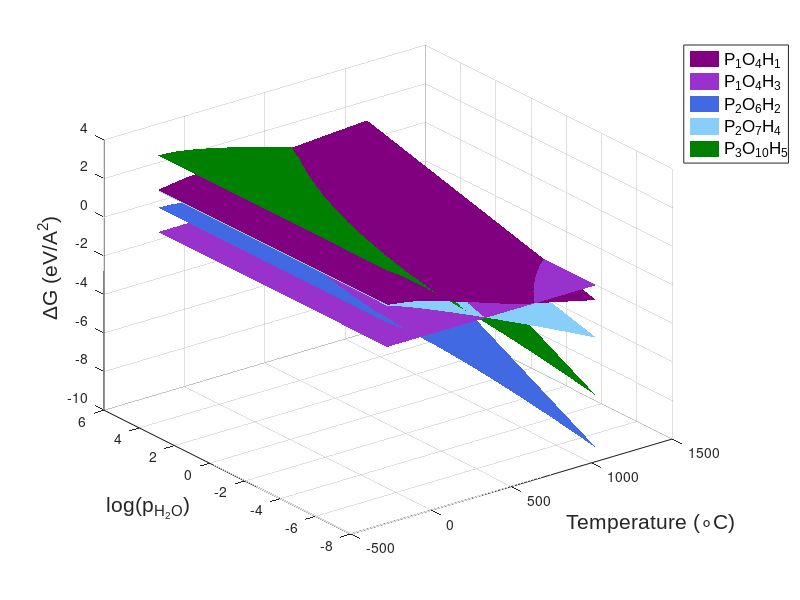

This chart was generated by the following MATLAB code: (Note: this script raises an error after producing the figure.)
%% clean working space
clear all
close all
format long  

%% control

name_head = 'PO4H2_CeO2_H2O_O2_ppH2O_g_Matlantis';


% aPO4H3 + CeO2 + bH2O + cO2 → (PxOyHz)/CeO2;

% Chemical potential: O2(g) & H2O(g)

% coefficient
% a=x, b= -(3/2)x+(1/2)z, c= -(5/4)x+(1/2)y-(1/4)z


%%
% PxOyHz/CeO2
energy =[
    -1044.24273854793 % P1O4H   (x=1, y=4, z=1)
    -1053.46730896426 % P1O4H3 (x=1, y=4, z=3)
    -1067.4338541254178 % P2O6H2 (x=2, y=6, z=2)
    -1076.653632353574 % P2O7H4 (x=2, y=7, z=4)
    -1100.13168630967 % P3O10H5 (x=3, y=10, z=5)
    ];

%%
coefficient = [
1	-1	0.5
1	0	0
2	-2	0
2	-1	0
3   -2  0
];

p_O2 = 0.1; %atm for fixed partial pressure
p_H2O = 0.00; %atm for fixed partial pressure

%%
energy_O2 = -6.08387398216266;
energy_H2O = -10.0864804842095   
energy_CeO2 = -1017.20013926025; 
energy_PO4H3 = -141.60124425513072/4; 
                                 

%%

%% O2 chemical potential

%%%%%%%%%%%%%%%%%%%%%%%%%%%%%%%%%%%%%%%%%%%%%%%%%%%%%%
% evaluate the chemical potential of the O2
% http://janaf.nist.gov/
%%%%%%%%%%%%%%%%%%%%%%%%%%%%%%%%%%%%%%%%%%%%%%%%%%%%%%

% Oxygen (O2)	O2(ref)
%T(K)	S	H-H(Tr)
table_O2 = [
0	0	-8.683
100	173.307	-5.779
200	193.485	-2.868
250	199.99	-1.41
300	205.329	0.054
350	209.88	1.531
400	213.871	3.025
450	217.445	4.543
500	220.693	6.084
600	226.451	9.244
700	231.466	12.499
800	235.921	15.835
900	239.931	19.241
1000	243.578	22.703
1100	246.922	26.212
1200	250.01	29.761
1300	252.878	33.344
];

for Temp = 1:1:14

p0 = 0.986923169314 ;% in atm 

T_O2 = table_O2(Temp,1); 
R  = 8.31451 * 0.00001036427; % eV/K
H0_O2 = table_O2(Temp,3);
S0_O2 = table_O2(Temp,2); 

a_O2 = [-8:1:5]; % look at the corresponding mu interval!*
p_O2 = 10.^(a_O2);

delta_mu_O2_p0 = 0.0103642 * ( H0_O2 - table_O2(1,3) - (T_O2 .* S0_O2) ./ 1000) ;
delta_mu_O2 = delta_mu_O2_p0 + (R .* T_O2) * log ( p_O2 ./ p0);

cp_O2(:,Temp) = delta_mu_O2;


end


for ii = 1:1:14
    cp_O2(ii,:) = cp_O2(1,:);
end

pp_O2 = zeros(11,14);
pp_O2 = a_O2.';

%check matlix

for iii = 1:1:14
    temperature(iii,:) = [0:100:1300];
    pp_O2(:,iii) = pp_O2(:,1);
end

%%

%% H2o chemical potential

%%%%%%%%%%%%%%%%%%%%%%%%%%%%%%%%%%%%%%%%%%%%%%%%%%%%%%
% evaluate the chemical potential of the H2O
% http://kinetics.nist.gov/janaf/html/H-064.html
%%%%%%%%%%%%%%%%%%%%%%%%%%%%%%%%%%%%%%%%%%%%%%%%%%%%%%
% Water (H2O)           H2O1(g)

% Enthalpy Reference Temperature = Tr = 298.15 K  
% Standard State Pressure = p° = 0.1 MPa = 0.986923169314 atm
% T              S°               H-H°(Tr)    
% K             J·mol-1·deg-1     kJ·mol-1        
table_H2O = [
0	0	-9.904
100	152.388	-6.615
200	175.485	-3.282
300	189.042	0.062
400	198.788	3.452
500	206.534	6.925
600	213.052	10.501
700	218.739	14.192
800	223.825	18.002
900	228.459	21.938
1000	232.738	26
1100	236.731	30.191
1200	240.485	34.506
1300	244.035	38.942
];

for Temp = 1:1:14

p0 = 0.986923169314 ;% in atm 



T_H2O = table_H2O(Temp,1); 
R  = 8.31451 * 0.00001036427; % eV/K
H0_H2O = table_H2O(Temp,3); 
S0_H2O = table_H2O(Temp,2); 

a_H2O = [-8:1:5]; % look at the corresponding mu interval!*
p_H2O = 10.^(a_H2O);

delta_mu_H2O_p0 = 0.0103642 * ( H0_H2O - table_H2O(1,3) - (T_H2O .* S0_H2O) ./ 1000) ; % delta_mu_H2O_p0 for T_H2O = 300 K

delta_mu_H2O = delta_mu_H2O_p0 + (R .* T_H2O) * log ( p_H2O ./ p0);


cp_H2O(:,Temp) = delta_mu_H2O;

end


pp_H2O = zeros(11,14);
pp_H2O = a_H2O.';

%check matlix

for iii = 1:1:14
    temperature(iii,:) = [0:100:1300];
    pp_H2O(:,iii) = pp_H2O(:,1);
end

%%


for i = 1:1:14
    E_O2(i,:) = energy_O2;
    E_H2O(i,:) = energy_H2O;
    E_PO4H3(i,:) = energy_PO4H3;
    E_CeO2(i,:) = energy_CeO2;
    
    E_O2(:,i) = energy_O2;
    E_H2O(:,i) = energy_H2O;
    E_PO4H3(:,i) = energy_PO4H3;
    E_CeO2(:,i) = energy_CeO2;
    
end

for j = 1:1:size(energy)
    for i = 1:1:14
        
       % if i < 12 
        E(i,:,j) = energy(j,1);
        E(:,i,j) = energy(j,1);

    end
    
    Z(:,:,j) = E(:,:,j) - E_CeO2 - coefficient(j,1)*E_PO4H3 - coefficient(j,2)*E_H2O - coefficient(j,3)*E_O2;
    G(:,:,j) = Z(:,:,j) + (-coefficient(j,2)*cp_H2O-coefficient(j,3)*cp_O2);
    %G(:,:,j) = Z(:,:,j) + (-coefficient(j,2)*cp_H2O); 
    
end

%% PLOT

colors = [
    128./255 0./255 128./255   ; ... % P1O4H   (x=1, y=4, z=1) 
    153./255 50./255 204./255  ;...  % P1O4H3  (x=1, y=4, z=3)
    65./255 105./255 225./255  ; ... % P2O6H2  (x=2, y=6, z=2)
    135./255 206./255 250./255 ; ... % P2O7H4  (x=2, y=7, z=4)            
        0./255 128./255 0./255 ; ... % P3O10H5 (x=3, y=10, z=5)
           ];

figure(1);

hold on

for i=1:size(energy)
    hSurface = surf(temperature-273,pp_H2O,G(:,:,i),'EdgeColor','none');
    set(hSurface,'FaceColor',colors(i,:));
    xlabel('Temperature (\circC)','FontSize',15,'FontName','Arial')
    ylabel('log(p_{H_{2}O})','FontSize',15,'FontName','Arial')
    zlabel('\DeltaG (eV/{A}^2)','FontSize',15,'FontName','Arial')
    title('')
end

legend('P_{1}O_{4}H_{1}','P_{1}O_{4}H_{3}',...'P_{2}O_{5}',...
    'P_{2}O_{6}H_{2}','P_{2}O_{7}H_{4}','P_{3}O_{10}H_{5}',...
    ...'P_{3}O_{8}H_{1}',...
    ...'P_{3}O_{9}H_{3}','P_{3}O_{10}H_{5}',...'P_{4}O_{10}',...
    ...'P_{4}O_{11}H_{2}','P_{4}O_{12}H_{4}','P_{4}O_{13}H_{6}',...
    'location','northeastoutside','FontSize',12,'FontName','Arial')
%legend(comp,'location','eastoutside','FontSize',legand_fontsize,'FontName','Arial')

% turn the grid on
grid on;

% set the view
view(3);
ax1 = gca;
ax1.XTick = 0:100:900;
set(ax1, 'XLim',[0 800],'TickDir','out', 'box','on',...
    'YLim',[-8 5],'ZLim',[-8 2],'FontName','Arial','Fontsize',15);
pbaspect([5 5 3])

 print_name_3d = strcat(name_head,'-3d.jpg');
 print(print_name_3d,'-djpeg','-r600')


%%

figure(2)
scrsz = get(0,'ScreenSize');
hf2=figure(2);
set(hf2,'Position',[0.8,1.2,0.8,1.2].*scrsz); %full screensize
set(gcf,'Renderer','ZBuffer','RendererMode','manual');
hold on;

% turn the grid on
%grid on;

% set the view
view([0 0 -10]);

% draw the planes in their respective colors
for i=1:size(energy)
    hSurface = surf(temperature-273,pp_H2O,G(:,:,i),'EdgeColor','none');
    set(hSurface,'FaceColor',colors(i,:));
end

% title
%title({'\fontsize{12} \bf FAU (T = 600K)\rm ';'';''});
title({' ';'';''});

% set text for the default x/y axes
ax1 = gca;
set(ax1,'XColor','k','YColor','k','TickDir','out','box','on',...
    'Position',[0.2,0.2,0.6,0.6],'FontName','Arial','Fontsize',30);
ax1.XTick = 0:100:900;
xlabel('Temperature (\circC)','Fontsize',30,'FontName','Arial');
ylabel('log(p_{H_{2}O})','Fontsize',30,'FontName','Arial');
set(ax1,'XLim',[0 800],...
        'YLim',[-6 1],...
        'LineWidth',1.5,...
        'XAxisLocation','bottom',...
        'Layer','Top',...
        'Box','off');
pbaspect([1.25 1 1])
% 
% % create another pair of axes
% ax2 = axes('Position',get(ax1,'Position'),...
%            'XAxisLocation','top',...
%            'YAxisLocation','right',...
%            'Color','none',...
%            'XColor','k','YColor','k','YDir','reverse');
%        
%        
% x2 = [a_O2];
% y2 = [a_H2O];
% set(ax2,'FontSize',20);
% xlabel('Temperature (K)','Fontsize',30,'FontName','Arial'); 
% ylabel('log(p_{H_2})','Fontsize',30,'FontName','Arial');
% x2s=size(x2,2);
% y2s=size(y2,2);
% set(ax2,'XLim',[0 1300],'YLim',[-8 5],'Layer','Bottom','FontName','Arial','Fontsize',30);
% 


 print_name_2d = strcat(name_head,'-2d.jpg');
 print(print_name_2d,'-djpeg','-r600')
 